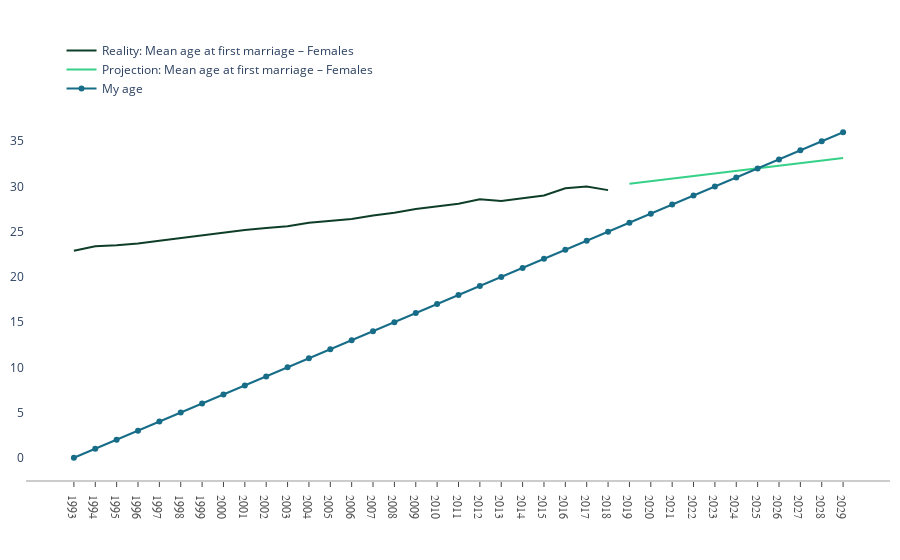

The notebook cell saved with this chart:
### Code cell
#Linear regression for predicting how the mean age at first marriage for women is  going to change over then next 12 years
x = df_marriage_2[df_marriage_2['TIME']>=1992]['TIME'].values.reshape(-1, 1)
y = df_marriage_2[df_marriage_2['TIME']>=1992]['Mean age at first marriage – Females'].values.reshape(-1, 1)
reg = LinearRegression(normalize = True).fit(x, y)
reg.score(x, y)
future_x = np.array([range(2019, 2030)]).reshape(-1, 1)
future = reg.predict(future_x)

my_age = list(range(0, 40))

fig = go.Figure()
fig = make_subplots()

fig.add_trace(go.Scatter(x=df_marriage_2[df_marriage_2['TIME']>=1993]['TIME'], y=df_marriage_2[df_marriage_2['TIME']>=1993]['Mean age at first marriage – Females'],
                    mode='lines',
                    name='Reality: Mean age at first marriage – Females',
                    line_color='rgb(15,62,40)'))

fig.add_trace(go.Scatter(x=pd.Series(future_x.flatten()), y=pd.Series(future.flatten()),
                    mode='lines',
                    name='Projection: Mean age at first marriage – Females',
                    line_color='rgb(53,209,135)'))

fig.add_trace(go.Scatter(x=df_marriage_2[df_marriage_2['TIME']>=1993]['TIME'].append(pd.Series(future_x.flatten())), y=my_age,
                    mode='lines+markers',
                    name='My age',
                    line_color='rgb(23,109,135)'))



fig.update_layout(
    xaxis=dict(
        showline=True,
        showgrid=False,
        showticklabels=True,
        type = 'category',
        linecolor='rgb(204, 204, 204)',
        linewidth=2,
        ticks='outside',
        tickfont=dict(
            family='Arial',
            size=12,
            color='rgb(82, 82, 82)',
        ),
    ),
    yaxis=dict(
        showgrid=True,
        zeroline=True,
        showline=True,
        showticklabels=True,
        
    ),
    autosize=True,
    margin=dict(
        autoexpand=True,
        l=20,
        r=10,
        t=110,
    ),
    showlegend=True,
    legend=dict(x=0.04, y=1.2),
    plot_bgcolor='white'
)

fig.show()

# py.plot(fig, filename = '', auto_open=True) - uncomment and inpute your filename if you want to export to chart-studio.plot.ly.

### Figure 1 — Plotly figure (JSON) as saved in the notebook; plotly's stock layout.template omitted (floating-point values rounded to 4 significant figures)
{"data": [{"line": {"color": "rgb(15,62,40)"}, "mode": "lines", "name": "Reality: Mean age at first marriage – Females", "type": "scatter", "x": [1993, 1994, 1995, 1996, 1997, 1998, 1999, 2000, 2001, 2002, 2003, 2004, 2005, 2006, 2007, 2008, 2009, 2010, 2011, 2012, 2013, 2014, 2015, 2016, 2017, 2018], "y": [22.9, 23.4, 23.5, 23.7, 24, 24.3, 24.6, 24.9, 25.2, 25.4, 25.6, 26, 26.2, 26.4, 26.8, 27.1, 27.5, 27.8, 28.1, 28.6, 28.4, 28.7, 29, 29.8, 30, 29.6]}, {"line": {"color": "rgb(53,209,135)"}, "mode": "lines", "name": "Projection: Mean age at first marriage – Females", "type": "scatter", "x": [2019, 2020, 2021, 2022, 2023, 2024, 2025, 2026, 2027, 2028, 2029], "y": [30.29, 30.58, 30.86, 31.15, 31.44, 31.72, 32.01, 32.29, 32.58, 32.87, 33.15]}, {"line": {"color": "rgb(23,109,135)"}, "mode": "lines+markers", "name": "My age", "type": "scatter", "x": [1993, 1994, 1995, 1996, 1997, 1998, 1999, 2000, 2001, 2002, 2003, 2004, 2005, 2006, 2007, 2008, 2009, 2010, 2011, 2012, 2013, 2014, 2015, 2016, 2017, 2018, 2019, 2020, 2021, 2022, 2023, 2024, 2025, 2026, 2027, 2028, 2029], "y": [0, 1, 2, 3, 4, 5, 6, 7, 8, 9, 10, 11, 12, 13, 14, 15, 16, 17, 18, 19, 20, 21, 22, 23, 24, 25, 26, 27, 28, 29, 30, 31, 32, 33, 34, 35, 36, 37, 38, 39]}], "layout": {"autosize": true, "legend": {"x": 0.04, "y": 1.2}, "margin": {"autoexpand": true, "l": 20, "r": 10, "t": 110}, "plot_bgcolor": "white", "showlegend": true, "xaxis": {"anchor": "y", "domain": [0, 1], "linecolor": "rgb(204, 204, 204)", "linewidth": 2, "showgrid": false, "showline": true, "showticklabels": true, "tickfont": {"color": "rgb(82, 82, 82)", "family": "Arial", "size": 12}, "ticks": "outside", "type": "category"}, "yaxis": {"anchor": "x", "domain": [0, 1], "showgrid": true, "showline": true, "showticklabels": true, "zeroline": true}}}
